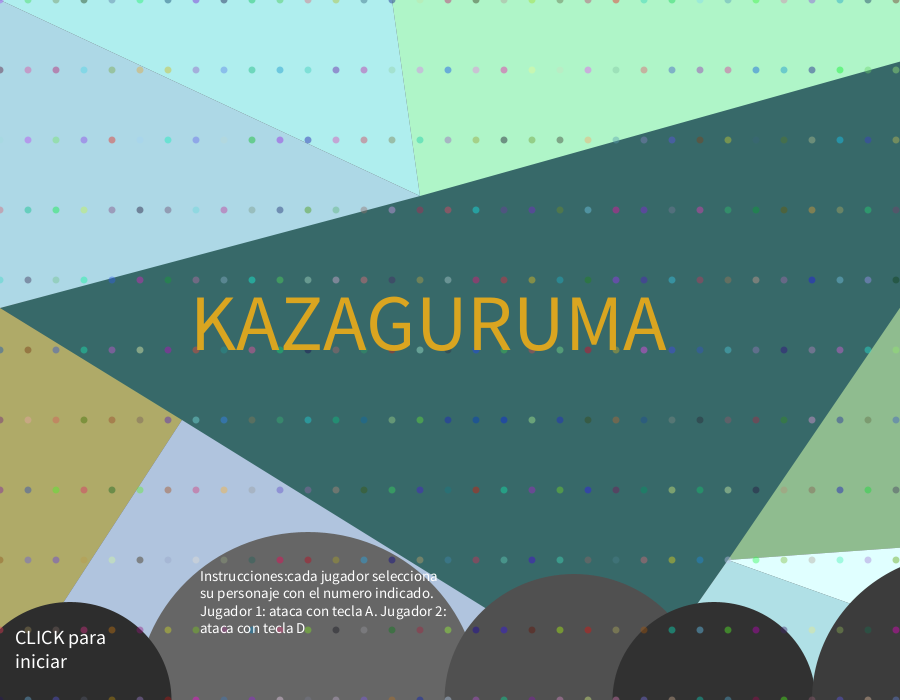
Frame 1 (no input)
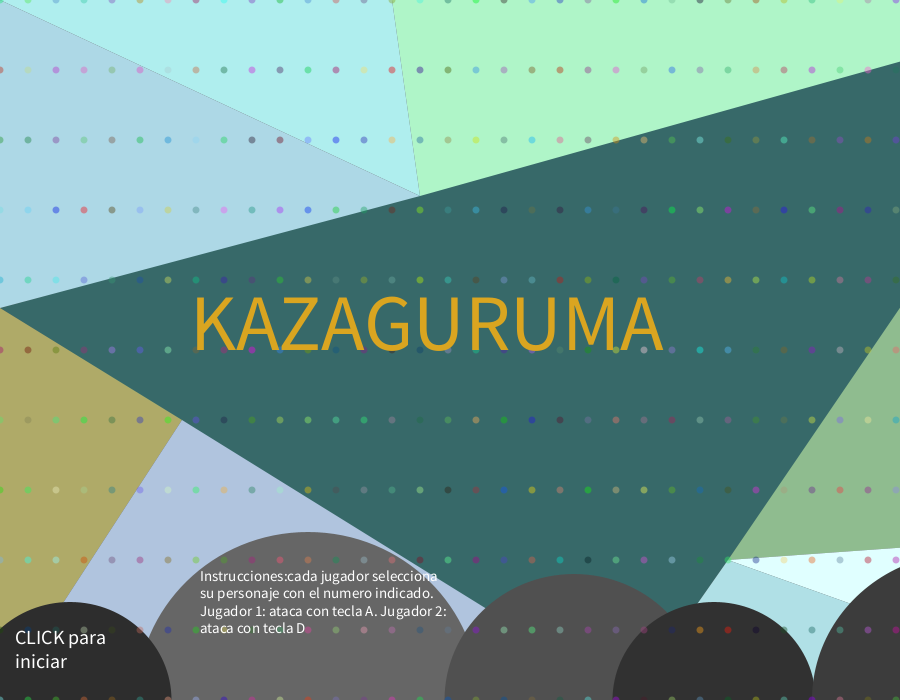
Frame 60 (the mouse pressed at the canvas centre just before this capture)
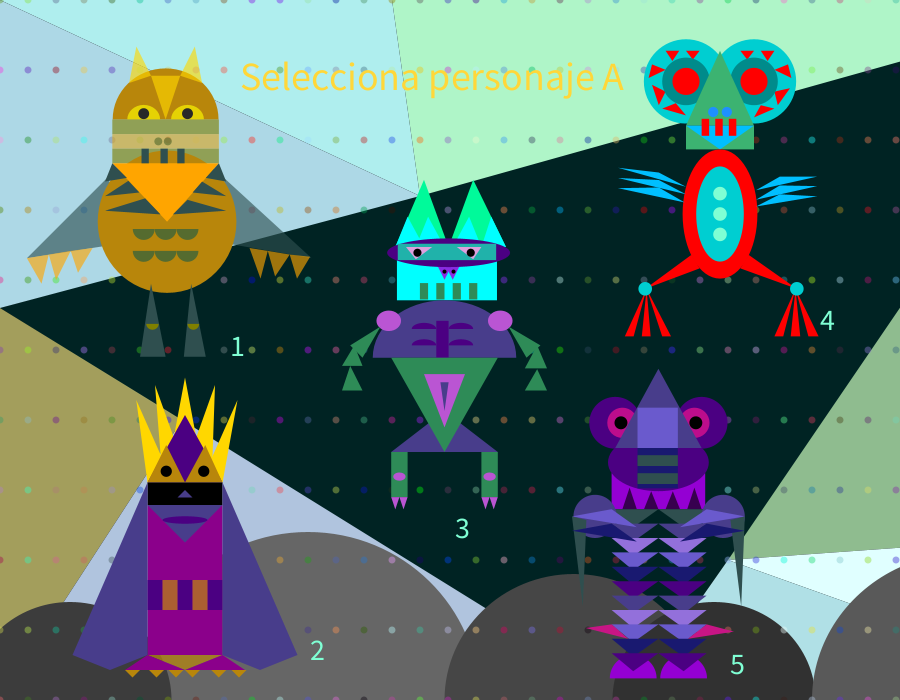
Frame 120 (the mouse held since frame 60 and released just before this capture)

The Processing sketch that drew these frames (run headless with seeded random() and noise(); from frame 60 on, the mouse is pressed at the canvas centre):

// Processing sketch: kazaguruma
// ── kazaguruma.pde
//variables globales
//creo mis objetos

Personaje buho,samurai,rey,insecto,insecto1;
Enemigo buhoa,samuraia,reya,insectoa,insecto1a;
Pantalla inicio,seleccion, seleccion2,combate,resultado;

Personaje j1;
Enemigo j2;

int pantalla = 0;
int jugador1;
int jugador2;
PFont titulo;
int turno = 0;
int ganador = 0;
int contador1 = 0;
int contador2 = 0;
int pant=0;

void setup(){
size(900,700);
  //los inicializo;
  
  buho = new Personaje("buho", 5, 2, 0);
  samurai = new Personaje("samurai",15,20,1);
  rey= new Personaje ("rey",10,10,2);
  insecto= new Personaje ("insecto",10,10,3);
  insecto1= new Personaje ("insecto1",10,10,4);
  
  buhoa= new Enemigo ("buhoa", 5, 2, 0);
  samuraia= new Enemigo ("samuraia",15,20,1);
  reya= new Enemigo ("reya",10,10,2);
  insectoa= new Enemigo ("insectoa",10,10,3);
  insecto1a= new Enemigo ("insecto1a",10,10,4);

  inicio=new Pantalla ( "inicio",0);
  seleccion =new Pantalla ( "seleccion",1);
  seleccion2 =new Pantalla ( "seleccion2",2);
  combate =new Pantalla ( "combate",3);
  resultado =new Pantalla ( "resultado",4);
  
}

 
void draw(){
  switch(pantalla){
  case 0:
  
  inicio();
  break;
  
  case 1:
 seleccion1();
pushMatrix();
    samurai.display();
    buho.display();
    rey.display();
    insecto.display();
    insecto1.display();

  popMatrix();
textSize(30);
fill(127,255,212);
text("1",230,356);
text("2",310,660);
text("3",455,538);
text("4",820,330);
text("5",730,674);
//popMatrix();
 break;
 
 case 2:
seleccion2();
   pushMatrix();
   seleccion2.display();//seleccion
 // translate(150,450);
  noStroke();
    samuraia.display();
    buhoa.display();
    reya.display();
    insectoa.display();
    insecto1a.display();
 
textSize(30);
fill(127,255,212);
text("6",230,356);
text("7",310,660);
text("8",455,538);
text("9",820,330);
text("0",730,674);
popMatrix();
   break;
   
 case 3:
 pelea();
 break;
  
  case 4:
 resultado();
  break;
  }
}

void inicio(){
 background(90);

  inicio.display();
textSize(80);
fill(218,165,32);
text("KAZAGURUMA",190,350);
textSize(20);
fill(255);
text("CLICK para iniciar",15,630, 130,100);
textSize(15);
fill(255);
text("Instrucciones:cada jugador selecciona su personaje con el numero indicado. Jugador 1: ataca con tecla A. Jugador 2: ataca con tecla D",200,570,250,540);
    if(mousePressed){

  pantalla=1;
  
  }
}
// intrucciones
void instrucciones(){
background(0,0,0);
  //image (instrucciones,0,0);
  seleccion2.display();
  

if(keyPressed){
    pantalla=2;
  }
}

void seleccion1(){
background(0,0);
seleccion2.display();
fill(#ffd739);
textSize(40);
text("Selecciona personaje A",240,90);


if(keyPressed){
  if(key == '1'){
   
  jugador1 = 0;
  pantalla=2;  
  }
  else if(key == '2'){
   
  jugador1 = 1;
  pantalla=2;  
  }
  else if(key == '3'){
  
  jugador1 = 2;
  pantalla=2;  
  }
  else if(key == '4'){
  
  jugador1 = 3;
  pantalla=2;  
  }
  else if(key == '5'){
   
  jugador1 = 4;
  pantalla=2;  
  }
  
}
}



void seleccion2(){
background(0,0);
seleccion.display();
fill( #ffd739);
textSize(40);
text("Selecciona personaje B",240,70);

if(keyPressed){
  if(key == '6'){
  
  jugador2 = 0;
  pantalla=3;  
  }
  else if(key == '7'){
  
  jugador2 = 1;
  pantalla=3;  
  }
  else if(key == '8'){
  
  jugador2 = 2;
  pantalla=3;  
  }
  else if(key == '9'){
  
  jugador2 = 3;
  pantalla=3;  
  }
  else if(key == '0'){
  
  jugador2 = 4;
  pantalla=3;  
  }
  
  }
}



// combate

void pelea(){
  background(0);
combate.display();
fill(#e7c12b);
  textSize(30);
//text("Puntaje",140,690);


//text("Puntaje",140,690);
//_______________________________________
noStroke();
fill(#e7c12b);
rect(170, 100, 140, 20);//jugador 1
noStroke();
rect(570, 100, 140, 20);//jugador 2

fill(#e7c12b);
 textSize(30);
//text("Puntaje",700,690);
fill(#e7c12b);
textSize(30);
//text("Puntaje",700,690);


 if(jugador1 == 0){
   pushMatrix();
      translate(60,160);
      scale(1.2);
      buho.display();
      popMatrix();
  }
  else if(jugador1 == 1){ 
    pushMatrix();
   translate(30,-250);
   scale(1.2);
    samurai.display();
    popMatrix();
  }
  else if(jugador1 == 2){
    pushMatrix();
   translate(-300,-30);
   scale(1.2);
   rey.display();
    popMatrix();
  }
  else if(jugador1 == 3){
    pushMatrix();
   translate(-630,190);
   scale(1.2);
    insecto.display();
     popMatrix();
  }
    else if(jugador1 == 4){
      pushMatrix();
   translate(-540,-250);
   scale(1.2);
      insecto1.display();
       popMatrix();
  }
  
   
  
  
  
  // personaje 2
  if(jugador2 == 0){
     pushMatrix();
   translate(450,165);
   scale(1.2);
      buhoa.display();
      popMatrix();
    }
    else if(jugador2 == 1){
      pushMatrix();
   translate(390,-300);
   scale(1.3);
   samuraia.display();
         popMatrix();
          
  }
    else if(jugador2 == 2){
      pushMatrix();
      translate(100,10);
      scale(1.1);
      reya.display();
      popMatrix();
  }
    else if(jugador2 == 3){
    
      pushMatrix();
      translate(-180,195);
      scale(1.1);
      insectoa.display();
      popMatrix();
    }
        
    else if(jugador2 == 4){
    
      pushMatrix();
      translate(-150,-210);
        scale(1.15);
      insecto1a.display();
      popMatrix();
    }

   // }


  
// pelea 1
//jugador 1

      if(key == 'a'){
        textSize(50);
        fill(#df25ba);
  textSize(50);

textSize(20);
fill(184,134,11);
text("ATACA CON a",200,200);

noStroke();
fill(#e7c12b);

rect(170, 100, 140, 20);
noStroke();
fill(#e7c12b);
//ellipse(720, 100, 80, 80);//jugador 2
rect(570, 100, 140, 20);


fill(#df25ba);
  textSize(50);

textSize(20);
fill(184,134,11);
text("ATACA CON d",700,200);


     
    pantalla = 5;
      }
       
       //jugador 2
      if(key == 'd'){
        textSize(50);
        fill(184,134,11);
  textSize(50);

textSize(20);
fill(184,134,11);
//text("ATACA CON a",200,200);

noStroke();
fill(#e7c12b);
//ellipse(230, 100, 80, 80);//jugador 1
noStroke();
fill(#e7c12b);
//ellipse(720, 100, 80, 80);//jugador 2


fill(184,134,11);
  textSize(50);
//text("Puntaje",700,600);
textSize(20);
fill(#df2dbb);
//text("ATACA CON d",700,200);
  
  pantalla = 4;
}
    }


void resultado(){
  fill(184,134,11);
textSize(30);
text("Personaje uno GANADOR ",340,300);
fill(184,134,11);
textSize(30);
text("PRESIONA 0 PARA INICIAR ",340,400);
 noFill();
  

if (keyPressed){
     if(key =='0'){
      pantalla = 0;
     }
    }
 


}

void resultado1(){
  
  

fill(184,134,11);
textSize(30);
text("personaje dos GANADOR ",300,300);
fill(184,134,11);
textSize(30);
text("PRECIONA 0 PARA INICIAR",300,300);


  if (keyPressed){
     if(key =='0'){
      pantalla = 0;
     }
    }
 


}
// ── Pantallas.pde
class Pantalla{
  
  String nombre;
  //int ataque;
  //int defensa;
  int trazos;
  //int x,y;
  
  Pantalla(String nombre_, int trazos_) {
    nombre=nombre_;
    //ataque=ataque_;
   // defensa= defensa_;
    trazos=trazos_;
   // x= x_;
   // y=y_;
}
  
    //defino mis metodos
  void display(){
    switch(trazos){
      case 0://pantalla inicio 
pushMatrix();
translate(0,0);
scale(1.4);
noStroke();
fill(0,128,128,100);
triangle(800,0, 450, 500, 0, 220);
fill(175,245,200);
triangle( 800,0, 280,0, 300, 140);
fill(175,238,238);
triangle(0,0,280,0, 300, 140);
fill(173,216,230);
triangle(0,0, 300, 140,0,220);
fill(189,183,107,220);
triangle ( 0,220, 0,500, 130, 300);
fill(176,196,222);
triangle ( 130, 300, 0,500, 380, 455);
fill(175,245,200);
triangle (380, 455, 450,500, 0,500);
fill(189,183,107);
triangle (800,0, 800, 150, 670, 180);
fill(175,238,238);
triangle (800,150, 670, 180,800,380 );
fill(143,188,143);
triangle (520, 400, 670, 180,800,380 );
fill(224,255,255);
triangle(520,400, 800, 380, 800,500);
fill(176,224,230);
triangle (520,400, 800,500, 450, 500 );
fill(102);
arc(220, 500, 245, 240, radians(180), radians(360));
//fill(random(120));
fill(45);
arc(50, 500, 145, 140, radians(180), radians(360));
fill(80);
arc(410, 500, 185, 180, radians(180), radians(360));
fill(49);
arc(510, 500, 145, 140, radians(180), radians(360));
fill(60);
arc(690, 500, 220, 210, radians(180), radians(360));
for(int y = 0; y<=height; y+=50){
for  (int x=0; x<=width; x+=20){
fill( random(255), random(255), random(255), (105)); 
ellipse(x,y,5,5);}
}
popMatrix();

  break;
          case 1: //pantalla seleccion
    
pushMatrix();
translate(0,0);
//background(0,30,100);
//background(70,130,180);
background(210,105,30);
scale(1.4);
noStroke();
fill(0,128,128,70);
triangle(800,0, 450, 500, 0, 220);
fill(175,245,200);
triangle( 800,0, 280,0, 300, 140);
fill(175,238,238);
triangle(0,0,280,0, 300, 140);
fill(173,216,230);
triangle(0,0, 300, 140,0,220);
fill(189,183,107,220);
triangle ( 0,220, 0,500, 130, 300);
fill(176,196,222);
triangle ( 130, 300, 0,500, 380, 455);
fill(175,245,200);
triangle (380, 455, 450,500, 0,500);
fill(189,183,107);
triangle (800,0, 800, 150, 670, 180);
fill(175,238,238);
triangle (800,150, 670, 180,800,380 );
fill(143,188,143);
triangle (520, 400, 670, 180,800,380 );
fill(224,255,255);
triangle(520,400, 800, 380, 800,500);
fill(176,224,230);
triangle (520,400, 800,500, 450, 500 );
fill(102);
arc(220, 500, 245, 240, radians(180), radians(360));
fill(45);
arc(50, 500, 145, 140, radians(180), radians(360));
fill(80);
arc(410, 500, 185, 180, radians(180), radians(360));
fill(49);
arc(510, 500, 145, 140, radians(180), radians(360));
fill(60);
arc(690, 500, 220, 210, radians(180), radians(360));
for(int y = 0; y<=height; y+=50){
for  (int x=0; x<=width; x+=20){
fill( random(255), random(255), random(255), (105)); 
ellipse(x,y,5,5);}
}
popMatrix();

  break;
  
          case 2: //pantalla seleccion2
  
pushMatrix();
translate(0,0);
scale(1.4);
noStroke();

fill(0,128,128,70);
triangle(800,0, 450, 500, 0, 220);
fill(175,245,200);
triangle( 800,0, 280,0, 300, 140);
fill(175,238,238);
triangle(0,0,280,0, 300, 140);
fill(173,216,230);
triangle(0,0, 300, 140,0,220);
fill(189,183,107,220);
triangle ( 0,220, 0,500, 130, 300);
fill(176,196,222);
triangle ( 130, 300, 0,500, 380, 455);
fill(175,245,200);
triangle (380, 455, 450,500, 0,500);
fill(189,183,107);
triangle (800,0, 800, 150, 670, 180);
fill(175,238,238);
triangle (800,150, 670, 180,800,380 );
fill(143,188,143);
triangle (520, 400, 670, 180,800,380 );
fill(224,255,255);
triangle(520,400, 800, 380, 800,500);
fill(176,224,230);
triangle (520,400, 800,500, 450, 500 );
fill(102);
arc(220, 500, 245, 240, radians(180), radians(360));
fill(60);
arc(50, 500, 145, 140, radians(180), radians(360));
fill(70);
arc(410, 500, 185, 180, radians(180), radians(360));
fill(49);
arc(510, 500, 145, 140, radians(180), radians(360));
fill(89);
arc(690, 500, 220, 210, radians(180), radians(360));
for(int y = 0; y<=height; y+=50){
for  (int x=0; x<=width; x+=20){
fill( random(255), random(255), random(255), (105)); 
ellipse(x,y,5,5);}
}
popMatrix();

  break;
          case 3: //pantalla combate
  
pushMatrix();
translate(0,0);
scale(1.4);
noStroke();

fill(0,128,128);
triangle(800,0, 450, 500, 0, 220);
fill(175,245,200);
triangle( 800,0, 280,0, 300, 140);
fill(175,238,238);
triangle(0,0,280,0, 300, 140);
fill(173,216,230);
triangle(0,0, 300, 140,0,220);
fill(189,183,107,220);
triangle ( 0,220, 0,500, 130, 300);
fill(176,196,222);
triangle ( 130, 300, 0,500, 380, 455);
fill(175,245,200);
triangle (380, 455, 450,500, 0,500);
fill(189,183,107);
triangle (800,0, 800, 150, 670, 180);
fill(175,238,238);
triangle (800,150, 670, 180,800,380 );
fill(143,188,143);
triangle (520, 400, 670, 180,800,380 );
fill(224,255,255);
triangle(520,400, 800, 380, 800,500);
fill(176,224,230);
triangle (520,400, 800,500, 450, 500 );
fill(102);
arc(220, 500, 245, 240, radians(180), radians(360));
fill(60);
arc(50, 500, 145, 140, radians(180), radians(360));
fill(70);
arc(410, 500, 185, 180, radians(180), radians(360));
fill(55);
arc(510, 500, 145, 140, radians(180), radians(360));
fill(89);
arc(690, 500, 220, 210, radians(180), radians(360));
for(int y = 0; y<=height; y+=50){
for  (int x=0; x<=width; x+=20){
fill( random(255), random(255), random(255), (105)); 
ellipse(x,y,5,5);}
}
popMatrix();

  break;
          case 4: //pantalla resultado
    
pushMatrix();
translate(0,0);
scale(1.4);
noStroke();

fill(0,128,128,70);
triangle(800,0, 450, 500, 0, 220);
fill(175,245,200);
triangle( 800,0, 280,0, 300, 140);
fill(175,238,238);
triangle(0,0,280,0, 300, 140);
fill(173,216,230);
triangle(0,0, 300, 140,0,220);
fill(189,183,107,220);
triangle ( 0,220, 0,500, 130, 300);
fill(176,196,222);
triangle ( 130, 300, 0,500, 380, 455);
fill(175,245,200);
triangle (380, 455, 450,500, 0,500);
fill(189,183,107);
triangle (800,0, 800, 150, 670, 180);
fill(175,238,238);
triangle (800,150, 670, 180,800,380 );
fill(143,188,143);
triangle (520, 400, 670, 180,800,380 );
fill(224,255,255);
triangle(520,400, 800, 380, 800,500);
fill(176,224,230);
triangle (520,400, 800,500, 450, 500 );
fill(102);
arc(220, 500, 245, 240, radians(180), radians(360));
fill(random(146));
arc(50, 500, 145, 140, radians(180), radians(360));
fill(random(60,100));
arc(410, 500, 185, 180, radians(180), radians(360));
fill(49);
arc(510, 500, 145, 140, radians(180), radians(360));
fill(random (89,130));
arc(690, 500, 220, 210, radians(180), radians(360));

for(int y = 0; y<=height; y+=50){
for  (int x=0; x<=width; x+=20){
fill( random(255), random(255), random(255), (105));
frameRate(0);
ellipse(x,y,3,3);}
}
popMatrix();

  break;
                  
 
  }
}
}
// ── claseEnemigo.pde
class Enemigo{
  
  String nombre;
  int ataque;
  int defensa;
  int trazos;
  //int x,y;
  
  Enemigo(String nombre_, int ataque_,int defensa_,int trazos_) {
    nombre=nombre_;
    ataque=ataque_;
    defensa= defensa_;
    trazos=trazos_;
   // x= x_;
   // y=y_;
    
  }
  //defino mis metodos
  void display(){
    switch(trazos){
    case 0://personaje1 //buho
pushMatrix();
translate(5,10);
scale(0.73);
noStroke();
fill (184,134,11 );
arc(220, 150, 145, 140, radians(180), radians(360));// cabeza
fill(255,215,0, 160);
triangle (180, 50, 170, 100, 200, 90);//oreja izq
triangle (260, 50, 270,100,240,90);// oreja derecha
triangle ( 200,90, 240,90, 220,150); //frente
fill(255,255,0, 160);
arc(190, 150, 45, 40, radians(180), radians(360));// ojo izq
arc(250, 150, 45, 40, radians(180), radians(360));//ojo der
fill(40);
ellipse( 190,142, 15,15); //pupila izq
ellipse( 250,142, 15,15); //pupila der
fill(128,128,0, 160);
rect( 147,150, 146,20);//cara
fill(218,165,32, 160);
rect( 147,170, 146,20); //cara
fill(85,107,47, 160);
ellipse( 210,180, 11,11);//nariz
ellipse( 223,180, 11,11);//nariz
fill(128,128,0, 160);
rect( 147,190, 146,20);//cara
fill(47,79,79, 160);
triangle (140, 230, 30, 340, 190, 315);//ala izq
triangle (300, 230, 420, 340, 305, 320);//ala der
fill(255,165,0, 160);
triangle (30,340, 60,335, 50, 375);
triangle (60,335, 90, 330, 70,  370);
triangle (90, 330,  120, 326, 100,  360);
triangle (418, 338, 390, 335, 400, 368);
triangle (390, 335, 360, 330,  370, 365);
triangle (360, 330,  335, 326, 350, 368);
fill (184,134,11);
ellipse (222,290, 190,195);
fill(255,165,0);
triangle (147,210, 293,210, 222, 290);//cuello
fill(47,79,79);
rect (187, 190, 10,20); //diente
rect (213, 190, 10,20); //diente
rect (236, 190, 10,20); //diente
triangle (147,210, 137, 235, 167, 230);
triangle (169,234, 137, 255, 184, 250);
triangle (192,258, 137, 275, 213, 280);
triangle (293,210, 303, 235, 275, 230);
triangle (270,235, 303, 255, 257, 250);
triangle (230,280, 303, 275, 250, 260);
triangle (200, 375, 185, 475, 220, 475);//pie der
triangle (255, 375, 245, 475, 275, 475);//pie der
fill(128,128,0);
arc(202,430,17,16,radians(0), radians(180));//rodilla izq
arc(258,430,16,16,radians(0), radians(180));//rodilla der
fill(85,107,47);
arc(250,300,30,30,radians(0), radians(180));//them together
arc(220,300,30,30,radians(0), radians(180));//them together
arc(190,300,30,30,radians(0), radians(180));//them together
arc(250,330,30,30,radians(0), radians(180));//them together
arc(220,330,30,30,radians(0), radians(180));//them together
arc(190,330,30,30,radians(0), radians(180));//them together
popMatrix();
  break;
    case 1://personaje 2 samurai
    pushMatrix();
    //translate(100,20);
 noStroke();
 translate(20, 370);
 scale(0.75);
fill(255,215,0);
triangle (180, 20, 190, 145, 205, 90);//oreja izq
triangle (260, 20, 256,135,235,90);// oreja derecha
triangle(205,90, 235,90, 220,10);
triangle(170,150, 195, 130, 155, 40);
triangle(270,150, 250, 130, 290, 40);
fill(75,0,130);
triangle(170, 150, 270, 150, 220, 60);//frente
fill(184,134,11);
triangle(170, 150, 220, 150, 195, 100);
triangle(270, 150, 220, 150, 247, 100);
fill(0);
ellipse(245, 135,15,15);//ojo
ellipse(195, 135,15,15);//ojo
rect(170,150, 100,30);
fill(72,61,139);
triangle(220,160, 210, 170, 230, 170);//nariz
fill(139,0,139);
rect(170,180, 100, 200);//cuerpo
fill(72,61,139);
triangle(170,180, 270, 180, 220, 230);//barbilla
fill(75,0,130);
ellipse(220, 200, 60,10);//boca
rect(210,280, 20, 40);//manos
rect(170,280, 20, 40);//manos
rect(250,280, 20, 40);//manos
fill(184,134,11,180);
rect(190,280, 20, 40);//manos
rect(230,280, 20, 40);//manos
triangle(170, 380, 270, 380, 220, 400);//pie
fill(139,0,139);
triangle(170, 380, 220, 400, 140,400);
triangle(270, 380, 300,400, 220,400);
fill(184,134,11);
triangle(220,400, 240, 400, 230, 410);//uña
triangle(255,400, 275,400, 265, 410);
triangle(282,400, 302,400, 292, 410);
triangle(140,400, 160,400, 150,410);
triangle(172,400, 192,400, 182,410);
triangle(198,400, 218,400, 208,410);
fill(72,61,139);
triangle(170,150, 70, 380,170, 380 );//capa izq
triangle(270,150, 270, 380,370, 380 );//capa der
triangle(70,380, 170,380, 120,400);
triangle(370,380, 270,380, 320, 400);
    popMatrix();
      break;
        case 2://personaje 3 rey
        
        pushMatrix();
        noStroke();
 translate(260, 165);
 scale(0.82);
fill(0,250,154);
triangle (165, 100, 200,18,230,100);
triangle(230, 100, 300, 100, 260, 18);
fill(0,255,255);
triangle (180, 63, 165, 100, 200, 100);//oreja izq
triangle (190, 100, 205,63,225,100);
triangle (255, 63, 270,100,235,100);// oreja derecha
triangle (300,100, 282,63, 270, 100);
rect( 167, 115, 122,50); //quijada
fill (46,139,87);
rect (195, 144, 10, 20); //diente
rect (215, 144, 10, 20); //diente
rect (235, 144, 10, 20); //diente
rect (255, 144, 10, 20); //diente
fill(138,43,226);
triangle (215, 120, 235,120, 225, 140); //nariz
triangle (225, 120, 245,120, 235, 140); //nariz
fill(0);
ellipse (225,130,5,5); //nariz
ellipse (236,130,5,5); //nariz
fill (75,0,130);
ellipse(230,107, 150,35);
fill(32,178,170);
rect(168,96, 120, 20); //antifaz
fill(221,160,221);
triangle (178, 100, 210,100, 190, 115); //ojo
triangle (240, 100, 270,100 ,260,115); //ojo 
fill(0);
ellipse(192,107, 10,10); //ojo
ellipse(257,107, 10,10);// ojo
fill(72,61,139);
arc(225, 235, 175, 140, radians(180), radians(360));//cuerpo
fill(186,85,211);
ellipse (157, 190, 30,25);//HOMBRO
ellipse (293, 190, 30,25);//hombro
fill(46,139,87);
triangle(147,197, 110, 220, 125, 235);//mano
triangle(115, 220, 100, 245, 125, 245);//brazo
triangle(110, 245, 100, 275, 125, 275);//brazo
triangle(303,197, 342, 220, 325, 235);//mano
triangle(338, 220, 323, 248, 350, 248);//mano
triangle(338, 249, 323, 275, 350, 275);//mano
fill(75,0,130);
rect(215, 190, 15,45);
arc(200, 200, 30, 15, radians(180), radians(360));//costilla
arc(200, 220, 30, 15, radians(180), radians(360));//costilla
arc(245, 200, 30, 15, radians(180), radians(360));//costilla
arc(245, 220, 30, 15, radians(180), radians(360));//costilla
fill(72,61,139);
triangle(225, 300, 160, 350, 290, 350);//cuerpo bajo
fill(46,139,87);
triangle(160, 235, 290, 235, 225, 350);//cuerpo
fill(186,85,211);
triangle(200, 255, 250, 255, 225, 320);
fill(72,61,139);
triangle(220, 265, 230, 265, 225, 300);
fill(46,139,87);
rect(160,350, 20, 55);//pie izq
rect(270,350, 20, 55);//pie der
fill(186,85,211);
triangle(160,405, 170,405,165, 420);
triangle(170,405, 180,405,175, 420);
ellipse (170, 380, 15,10);
triangle(270,405, 280,405,275, 420);
triangle(280,405, 290,405,285, 420);
ellipse (280, 380, 15,10);
        popMatrix();
        break;
          case 3://personaje 4 insecto
          
          pushMatrix();
translate(550,10); 
scale(0.68);
noStroke();
fill(0,206,209);
ellipse (200, 105, 124,124);//ojoizq
fill(255,0,0);
triangle (220, 60, 200, 60, 210, 73);//pesataña
triangle (170, 60, 190, 60, 180, 75);
triangle (150, 80, 170, 88, 145, 100);
triangle (150, 110, 170, 120, 160, 140);
triangle (185, 137, 200, 155, 165,  145);//pesataña
fill(0,139,139);
ellipse (200, 105, 70,70);
fill(255,0,0);
ellipse (200, 105, 40,40);//ojo
fill(0,206,209);
ellipse (300, 105, 124,124);//ojoder
fill(255,0,0);
triangle(280, 60, 300, 60, 290, 73);//pestaña
triangle(310, 60, 330, 60, 320, 75);
triangle(330, 88, 350, 80, 355, 100);
triangle(330, 120, 353, 115, 335, 140);
triangle(310, 140, 300, 158, 330, 145);//pesataña
fill(0,139,139);
ellipse (300, 105, 70, 70);//ojo
fill(255,0,0);
ellipse (300, 105, 40,40);//ojo
fill(60,179,113);
triangle (250, 60, 200, 170, 300, 170);//cara
fill (30,144,255);
ellipse( 240, 150, 15, 15);//nariz
ellipse( 260, 150, 15, 15);//nariz
fill(60,179,113);
rect(200,170, 100, 35);//boca
fill(0,191,255);
triangle(200,170, 300, 170, 250, 205);//boca
fill(255,0,0);
rect(223, 160, 11, 25);//diente
rect(243, 160, 11, 25);//diente
rect(263, 160, 11, 25);//diente
//cuerpo
ellipse (250, 300, 110, 190);
fill(0,206,209);
ellipse (250, 300, 70, 140);
fill(127,255,212);
ellipse(250, 270, 20,20);
ellipse(250, 300, 20,20);
ellipse(250, 330, 20,20);
fill(0,191,255);
triangle(200, 260, 100, 232, 160, 239);//alas
triangle(200, 271, 100, 247, 160, 250);//alas
triangle(198, 283, 100, 262, 160, 261);//alas
triangle(303,265, 338, 245, 393, 245);//alas
triangle(303,279, 338, 258, 393, 259);//alas
triangle(303,289, 338, 271, 393, 274);//alas
fill(255,0,0);
triangle(208, 360, 220, 380, 140, 410);//pie izq
triangle(142, 410, 135, 480, 148, 480);//garra izq
triangle(142, 410, 110, 480, 123, 480);//garra izq
triangle(142, 410, 165, 480, 178, 480);//garra izq
triangle(292, 360, 280, 380, 363, 410);//pie der
triangle(361, 410, 368, 480, 354, 480);
triangle(361, 410, 330, 480, 343, 480);
triangle(361, 410, 380, 480, 395, 480);
fill(0,206,209);
ellipse(140,410,20,20);//rodilla
ellipse(363,410,20,20);//rodilla          
          popMatrix();
          break;
          case 4: //personaje 5 insecto1
          pushMatrix();
 noStroke();
 translate( 500,340);
 scale(0.72);
fill(148,0,211);
arc(185, 470, 65, 65, radians(180), radians(360));//pie
arc(255, 470, 65, 65, radians(180), radians(360));//pie
rect(155, 185,  130, 50);//cuello
fill(0,0,0,160);
triangle(170, 235, 190, 235, 180, 205); //dientes
triangle(200, 235, 220, 235, 210, 210); 
triangle(230, 235, 250, 235, 240, 210); 
triangle(260, 235, 280, 235, 270, 205); 
fill(75,0,130);
ellipse(220,170, 140,80);
ellipse(160, 115, 72,72);//ojo
ellipse(280, 115, 72,72);//ojo
fill(255,20,147,160);
ellipse(270, 115, 42,42);//ojo
ellipse(170, 115, 42,42);//ojo
//fill(85,107,47);
fill(0);
ellipse(168, 115, 18,18);//pupil
ellipse(272, 115, 18,18);//pupil
fill(72,61,139);
triangle(160, 150, 280, 150, 220, 40);//cabeza
fill(106,90,205);
rect(191, 94, 56,56);
fill(25,25,112);
rect(191,150, 56,56);
fill(47,79,79);
rect(191,185, 56, 15);//boca
rect(191,160, 56, 15);
triangle(220, 235, 287, 235, 255, 260);//inicio cuerpo izq
fill(72,61,139);
triangle(220, 255, 287, 255, 255, 280);
fill(147,112,219);
triangle(220, 275, 287, 275, 255, 300);
fill(106,90,205);
triangle(220, 295, 287, 295, 255, 320);
fill(25,25,112);
triangle(220, 315, 287, 315, 255, 340);
fill(75,0,130);
triangle(220, 335, 287, 335, 255, 360);
fill(72,61,139);
triangle(220, 355, 287, 355, 255, 380);
fill(147,112,219);
triangle(220, 375, 287, 375, 255, 400);
fill(106,90,205);
triangle(220, 395, 287, 395, 255, 420);
fill(25,25,112);
triangle(220, 415, 287, 415, 255, 440);
fill(72,61,139);
ellipse( 310, 245, 60,60);
fill(47,79,79);
triangle(220, 235, 155, 235, 185, 260);//inicio cuerpo der
fill(72,61,139);
triangle(220, 255, 155, 255, 185, 280);
fill(147,112,219);
triangle(220, 275, 155, 275, 185, 300);
fill(106,90,205);
triangle(220, 295, 155, 295, 185, 320);
fill(25,25,112);
triangle(220, 315, 155, 315, 185, 340);
fill(75,0,130);
triangle(220, 335, 155, 335, 185, 360);
fill(72,61,139);
triangle(220, 355, 155, 355, 185, 380);
fill(147,112,219);
triangle(220, 375, 155, 375, 185, 400);
fill(106,90,205);
triangle(220, 395, 155, 395, 185, 420);
fill(25,25,112);
triangle(220, 415, 155, 415, 185, 440);
fill(199,21,133);
triangle(155,395, 178, 415, 119, 400);//rodilla
triangle(287,395, 261, 415, 325, 405); //rodilla
fill(75,0,130);
triangle(220, 435, 155, 435, 185, 460);
triangle(220, 435, 287, 435, 255, 460);
fill(72,61,139);
ellipse( 132, 245, 60,60);
fill(106,90,205);
triangle(155,235, 190, 260, 100, 245);//hombro
triangle(287,235, 250, 260, 340, 245);
fill(47,79,79);
triangle(100,245, 120, 250, 115, 370);//mano
triangle(340,245, 320, 250, 335, 370);//mano
fill(25,25,112);
triangle(155,255, 190, 280, 100, 265);
triangle(287,255, 250, 280, 340, 265);         
           popMatrix();
          break;

    }
  }
}
// ── personajes.pde
class Personaje{
  
  String nombre;
  int ataque;
  int defensa;
  int trazos;
  //int x,y;
  
  Personaje(String nombre_, int ataque_,int defensa_,int trazos_) {
    nombre=nombre_;
    ataque=ataque_;
    defensa= defensa_;
    trazos=trazos_;
   // x= x_;
   // y=y_;
    
  }
  //defino mis metodos
  void display(){
    switch(trazos){
    case 0://personaje1 //buho
pushMatrix();
translate(5,10);
scale(0.73);
noStroke();
fill (184,134,11 );
arc(220, 150, 145, 140, radians(180), radians(360));// cabeza
fill(255,215,0, 160);
triangle (180, 50, 170, 100, 200, 90);//oreja izq
triangle (260, 50, 270,100,240,90);// oreja derecha
triangle ( 200,90, 240,90, 220,150); //frente
fill(255,255,0, 160);
arc(190, 150, 45, 40, radians(180), radians(360));// ojo izq
arc(250, 150, 45, 40, radians(180), radians(360));//ojo der
fill(40);
ellipse( 190,142, 15,15); //pupila izq
ellipse( 250,142, 15,15); //pupila der
fill(128,128,0, 160);
rect( 147,150, 146,20);//cara
fill(218,165,32, 160);
rect( 147,170, 146,20); //cara
fill(85,107,47, 160);
ellipse( 210,180, 11,11);//nariz
ellipse( 223,180, 11,11);//nariz
fill(128,128,0, 160);
rect( 147,190, 146,20);//cara
fill(47,79,79, 160);
triangle (140, 230, 30, 340, 190, 315);//ala izq
triangle (300, 230, 420, 340, 305, 320);//ala der
fill(255,165,0, 160);
triangle (30,340, 60,335, 50, 375);
triangle (60,335, 90, 330, 70,  370);
triangle (90, 330,  120, 326, 100,  360);
triangle (418, 338, 390, 335, 400, 368);
triangle (390, 335, 360, 330,  370, 365);
triangle (360, 330,  335, 326, 350, 368);
fill (184,134,11);
ellipse (222,290, 190,195);
fill(255,165,0);
triangle (147,210, 293,210, 222, 290);//cuello
fill(47,79,79);
rect (187, 190, 10,20); //diente
rect (213, 190, 10,20); //diente
rect (236, 190, 10,20); //diente
triangle (147,210, 137, 235, 167, 230);
triangle (169,234, 137, 255, 184, 250);
triangle (192,258, 137, 275, 213, 280);
triangle (293,210, 303, 235, 275, 230);
triangle (270,235, 303, 255, 257, 250);
triangle (230,280, 303, 275, 250, 260);
triangle (200, 375, 185, 475, 220, 475);//pie der
triangle (255, 375, 245, 475, 275, 475);//pie der
fill(128,128,0);
arc(202,430,17,16,radians(0), radians(180));//rodilla izq
arc(258,430,16,16,radians(0), radians(180));//rodilla der
fill(85,107,47);
arc(250,300,30,30,radians(0), radians(180));//them together
arc(220,300,30,30,radians(0), radians(180));//them together
arc(190,300,30,30,radians(0), radians(180));//them together
arc(250,330,30,30,radians(0), radians(180));//them together
arc(220,330,30,30,radians(0), radians(180));//them together
arc(190,330,30,30,radians(0), radians(180));//them together
popMatrix();
  break;
    case 1://personaje 2 samurai
    pushMatrix();
    //translate(100,20);
 noStroke();
 translate(20, 370);
 scale(0.75);
fill(255,215,0);
triangle (180, 20, 190, 145, 205, 90);//oreja izq
triangle (260, 20, 256,135,235,90);// oreja derecha
triangle(205,90, 235,90, 220,10);
triangle(170,150, 195, 130, 155, 40);
triangle(270,150, 250, 130, 290, 40);
fill(75,0,130);
triangle(170, 150, 270, 150, 220, 60);//frente
fill(184,134,11);
triangle(170, 150, 220, 150, 195, 100);
triangle(270, 150, 220, 150, 247, 100);
fill(0);
ellipse(245, 135,15,15);//ojo
ellipse(195, 135,15,15);//ojo
rect(170,150, 100,30);
fill(72,61,139);
triangle(220,160, 210, 170, 230, 170);//nariz
fill(139,0,139);
rect(170,180, 100, 200);//cuerpo
fill(72,61,139);
triangle(170,180, 270, 180, 220, 230);//barbilla
fill(75,0,130);
ellipse(220, 200, 60,10);//boca
rect(210,280, 20, 40);//manos
rect(170,280, 20, 40);//manos
rect(250,280, 20, 40);//manos
fill(184,134,11,180);
rect(190,280, 20, 40);//manos
rect(230,280, 20, 40);//manos
triangle(170, 380, 270, 380, 220, 400);//pie
fill(139,0,139);
triangle(170, 380, 220, 400, 140,400);
triangle(270, 380, 300,400, 220,400);
fill(184,134,11);
triangle(220,400, 240, 400, 230, 410);//uña
triangle(255,400, 275,400, 265, 410);
triangle(282,400, 302,400, 292, 410);
triangle(140,400, 160,400, 150,410);
triangle(172,400, 192,400, 182,410);
triangle(198,400, 218,400, 208,410);
fill(72,61,139);
triangle(170,150, 70, 380,170, 380 );//capa izq
triangle(270,150, 270, 380,370, 380 );//capa der
triangle(70,380, 170,380, 120,400);
triangle(370,380, 270,380, 320, 400);
    popMatrix();
      break;
        case 2://personaje 3 rey
        
        pushMatrix();
        noStroke();
 translate(260, 165);
 scale(0.82);
fill(0,250,154);
triangle (165, 100, 200,18,230,100);
triangle(230, 100, 300, 100, 260, 18);
fill(0,255,255);
triangle (180, 63, 165, 100, 200, 100);//oreja izq
triangle (190, 100, 205,63,225,100);
triangle (255, 63, 270,100,235,100);// oreja derecha
triangle (300,100, 282,63, 270, 100);
rect( 167, 115, 122,50); //quijada
fill (46,139,87);
rect (195, 144, 10, 20); //diente
rect (215, 144, 10, 20); //diente
rect (235, 144, 10, 20); //diente
rect (255, 144, 10, 20); //diente
fill(138,43,226);
triangle (215, 120, 235,120, 225, 140); //nariz
triangle (225, 120, 245,120, 235, 140); //nariz
fill(0);
ellipse (225,130,5,5); //nariz
ellipse (236,130,5,5); //nariz
fill (75,0,130);
ellipse(230,107, 150,35);
fill(32,178,170);
rect(168,96, 120, 20); //antifaz
fill(221,160,221);
triangle (178, 100, 210,100, 190, 115); //ojo
triangle (240, 100, 270,100 ,260,115); //ojo 
fill(0);
ellipse(192,107, 10,10); //ojo
ellipse(257,107, 10,10);// ojo
fill(72,61,139);
arc(225, 235, 175, 140, radians(180), radians(360));//cuerpo
fill(186,85,211);
ellipse (157, 190, 30,25);//HOMBRO
ellipse (293, 190, 30,25);//hombro
fill(46,139,87);
triangle(147,197, 110, 220, 125, 235);//mano
triangle(115, 220, 100, 245, 125, 245);//brazo
triangle(110, 245, 100, 275, 125, 275);//brazo
triangle(303,197, 342, 220, 325, 235);//mano
triangle(338, 220, 323, 248, 350, 248);//mano
triangle(338, 249, 323, 275, 350, 275);//mano
fill(75,0,130);
rect(215, 190, 15,45);
arc(200, 200, 30, 15, radians(180), radians(360));//costilla
arc(200, 220, 30, 15, radians(180), radians(360));//costilla
arc(245, 200, 30, 15, radians(180), radians(360));//costilla
arc(245, 220, 30, 15, radians(180), radians(360));//costilla
fill(72,61,139);
triangle(225, 300, 160, 350, 290, 350);//cuerpo bajo
fill(46,139,87);
triangle(160, 235, 290, 235, 225, 350);//cuerpo
fill(186,85,211);
triangle(200, 255, 250, 255, 225, 320);
fill(72,61,139);
triangle(220, 265, 230, 265, 225, 300);
fill(46,139,87);
rect(160,350, 20, 55);//pie izq
rect(270,350, 20, 55);//pie der
fill(186,85,211);
triangle(160,405, 170,405,165, 420);
triangle(170,405, 180,405,175, 420);
ellipse (170, 380, 15,10);
triangle(270,405, 280,405,275, 420);
triangle(280,405, 290,405,285, 420);
ellipse (280, 380, 15,10);
        popMatrix();
        break;
          case 3://personaje 4 insecto
          
          pushMatrix();
translate(550,10); 
scale(0.68);
noStroke();
fill(0,206,209);
ellipse (200, 105, 124,124);//ojoizq
fill(255,0,0);
triangle (220, 60, 200, 60, 210, 73);//pesataña
triangle (170, 60, 190, 60, 180, 75);
triangle (150, 80, 170, 88, 145, 100);
triangle (150, 110, 170, 120, 160, 140);
triangle (185, 137, 200, 155, 165,  145);//pesataña
fill(0,139,139);
ellipse (200, 105, 70,70);
fill(255,0,0);
ellipse (200, 105, 40,40);//ojo
fill(0,206,209);
ellipse (300, 105, 124,124);//ojoder
fill(255,0,0);
triangle(280, 60, 300, 60, 290, 73);//pestaña
triangle(310, 60, 330, 60, 320, 75);
triangle(330, 88, 350, 80, 355, 100);
triangle(330, 120, 353, 115, 335, 140);
triangle(310, 140, 300, 158, 330, 145);//pesataña
fill(0,139,139);
ellipse (300, 105, 70, 70);//ojo
fill(255,0,0);
ellipse (300, 105, 40,40);//ojo
fill(60,179,113);
triangle (250, 60, 200, 170, 300, 170);//cara
fill (30,144,255);
ellipse( 240, 150, 15, 15);//nariz
ellipse( 260, 150, 15, 15);//nariz
fill(60,179,113);
rect(200,170, 100, 35);//boca
fill(0,191,255);
triangle(200,170, 300, 170, 250, 205);//boca
fill(255,0,0);
rect(223, 160, 11, 25);//diente
rect(243, 160, 11, 25);//diente
rect(263, 160, 11, 25);//diente
//cuerpo
ellipse (250, 300, 110, 190);
fill(0,206,209);
ellipse (250, 300, 70, 140);
fill(127,255,212);
ellipse(250, 270, 20,20);
ellipse(250, 300, 20,20);
ellipse(250, 330, 20,20);
fill(0,191,255);
triangle(200, 260, 100, 232, 160, 239);//alas
triangle(200, 271, 100, 247, 160, 250);//alas
triangle(198, 283, 100, 262, 160, 261);//alas
triangle(303,265, 338, 245, 393, 245);//alas
triangle(303,279, 338, 258, 393, 259);//alas
triangle(303,289, 338, 271, 393, 274);//alas
fill(255,0,0);
triangle(208, 360, 220, 380, 140, 410);//pie izq
triangle(142, 410, 135, 480, 148, 480);//garra izq
triangle(142, 410, 110, 480, 123, 480);//garra izq
triangle(142, 410, 165, 480, 178, 480);//garra izq
triangle(292, 360, 280, 380, 363, 410);//pie der
triangle(361, 410, 368, 480, 354, 480);
triangle(361, 410, 330, 480, 343, 480);
triangle(361, 410, 380, 480, 395, 480);
fill(0,206,209);
ellipse(140,410,20,20);//rodilla
ellipse(363,410,20,20);//rodilla          
          popMatrix();
          break;
          case 4: //personaje 5 insecto1
          pushMatrix();
 noStroke();
 translate( 500,340);
 scale(0.72);
fill(148,0,211);
arc(185, 470, 65, 65, radians(180), radians(360));//pie
arc(255, 470, 65, 65, radians(180), radians(360));//pie
rect(155, 185,  130, 50);//cuello
fill(0,0,0,160);
triangle(170, 235, 190, 235, 180, 205); //dientes
triangle(200, 235, 220, 235, 210, 210); 
triangle(230, 235, 250, 235, 240, 210); 
triangle(260, 235, 280, 235, 270, 205); 
fill(75,0,130);
ellipse(220,170, 140,80);
ellipse(160, 115, 72,72);//ojo
ellipse(280, 115, 72,72);//ojo
fill(255,20,147,160);
ellipse(270, 115, 42,42);//ojo
ellipse(170, 115, 42,42);//ojo
//fill(85,107,47);
fill(0);
ellipse(168, 115, 18,18);//pupil
ellipse(272, 115, 18,18);//pupil
fill(72,61,139);
triangle(160, 150, 280, 150, 220, 40);//cabeza
fill(106,90,205);
rect(191, 94, 56,56);
fill(25,25,112);
rect(191,150, 56,56);
fill(47,79,79);
rect(191,185, 56, 15);//boca
rect(191,160, 56, 15);
triangle(220, 235, 287, 235, 255, 260);//inicio cuerpo izq
fill(72,61,139);
triangle(220, 255, 287, 255, 255, 280);
fill(147,112,219);
triangle(220, 275, 287, 275, 255, 300);
fill(106,90,205);
triangle(220, 295, 287, 295, 255, 320);
fill(25,25,112);
triangle(220, 315, 287, 315, 255, 340);
fill(75,0,130);
triangle(220, 335, 287, 335, 255, 360);
fill(72,61,139);
triangle(220, 355, 287, 355, 255, 380);
fill(147,112,219);
triangle(220, 375, 287, 375, 255, 400);
fill(106,90,205);
triangle(220, 395, 287, 395, 255, 420);
fill(25,25,112);
triangle(220, 415, 287, 415, 255, 440);
fill(72,61,139);
ellipse( 310, 245, 60,60);
fill(47,79,79);
triangle(220, 235, 155, 235, 185, 260);//inicio cuerpo der
fill(72,61,139);
triangle(220, 255, 155, 255, 185, 280);
fill(147,112,219);
triangle(220, 275, 155, 275, 185, 300);
fill(106,90,205);
triangle(220, 295, 155, 295, 185, 320);
fill(25,25,112);
triangle(220, 315, 155, 315, 185, 340);
fill(75,0,130);
triangle(220, 335, 155, 335, 185, 360);
fill(72,61,139);
triangle(220, 355, 155, 355, 185, 380);
fill(147,112,219);
triangle(220, 375, 155, 375, 185, 400);
fill(106,90,205);
triangle(220, 395, 155, 395, 185, 420);
fill(25,25,112);
triangle(220, 415, 155, 415, 185, 440);
fill(199,21,133);
triangle(155,395, 178, 415, 119, 400);//rodilla
triangle(287,395, 261, 415, 325, 405); //rodilla
fill(75,0,130);
triangle(220, 435, 155, 435, 185, 460);
triangle(220, 435, 287, 435, 255, 460);
fill(72,61,139);
ellipse( 132, 245, 60,60);
fill(106,90,205);
triangle(155,235, 190, 260, 100, 245);//hombro
triangle(287,235, 250, 260, 340, 245);
fill(47,79,79);
triangle(100,245, 120, 250, 115, 370);//mano
triangle(340,245, 320, 250, 335, 370);//mano
fill(25,25,112);
triangle(155,255, 190, 280, 100, 265);
triangle(287,255, 250, 280, 340, 265);         
           popMatrix();
          break;

    }
  }
}
